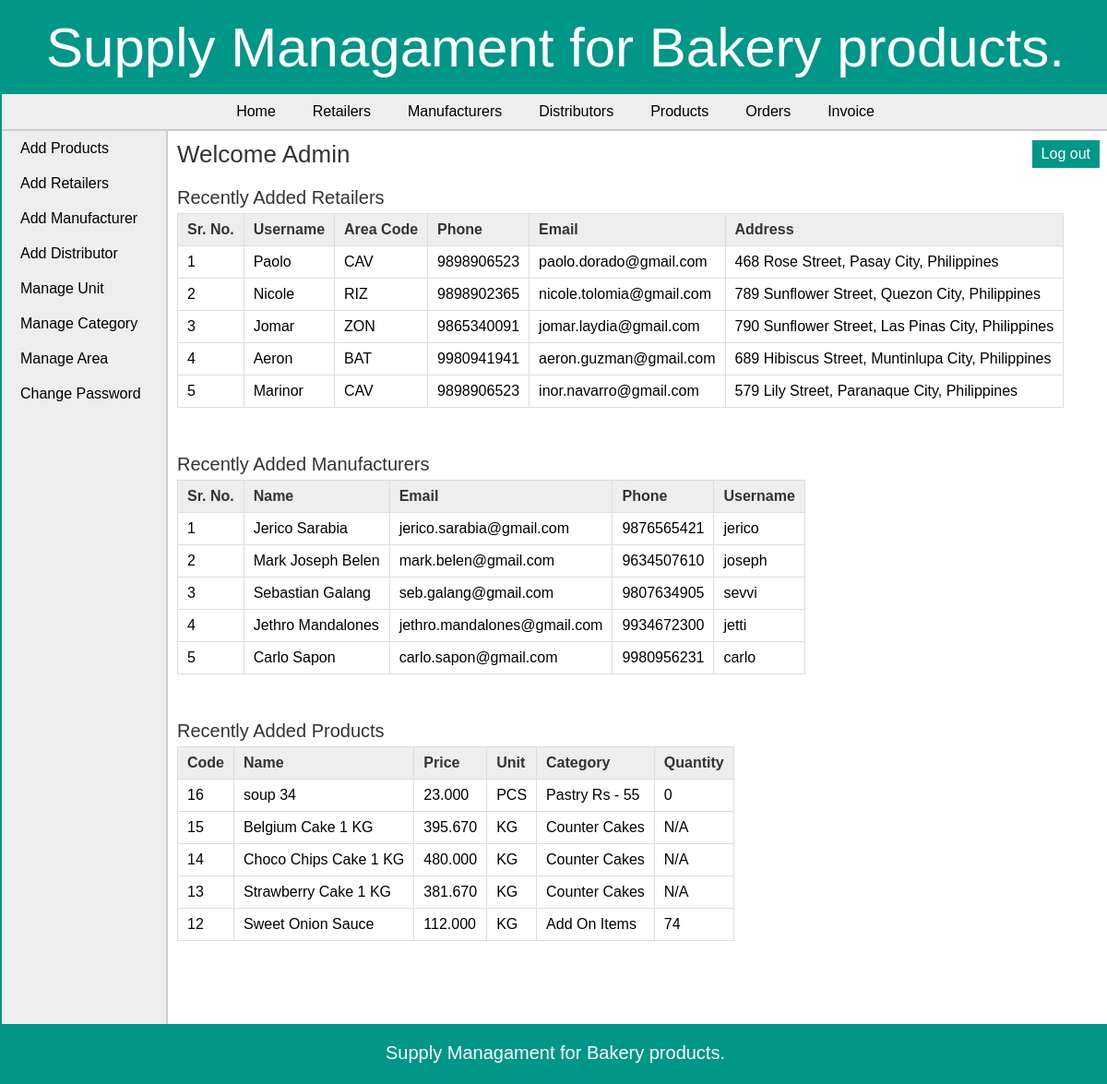
The page /admin/index.php (signed in) on the database its author committed.
### tables this page shows
CREATE TABLE `retailer` (
  `retailer_id` int(11) NOT NULL,
  `username` varchar(25) NOT NULL,
  `password` varchar(25) NOT NULL,
  `address` varchar(200) NOT NULL,
  `area_id` int(11) NOT NULL,
  `phone` varchar(10) NOT NULL,
  `email` varchar(50) DEFAULT NULL
);

CREATE TABLE `area` (
  `area_id` int(11) NOT NULL,
  `area_name` varchar(50) NOT NULL,
  `area_code` varchar(10) NOT NULL
);

CREATE TABLE `manufacturer` (
  `man_id` int(11) NOT NULL,
  `man_name` varchar(25) NOT NULL,
  `man_email` varchar(50) DEFAULT NULL,
  `man_phone` varchar(10) NOT NULL,
  `username` varchar(20) NOT NULL,
  `password` varchar(20) NOT NULL
);

CREATE TABLE `products` (
  `pro_id` int(11) NOT NULL,
  `pro_name` varchar(25) NOT NULL,
  `pro_desc` text DEFAULT NULL,
  `pro_price` decimal(10,3) NOT NULL,
  `unit` int(11) NOT NULL,
  `pro_cat` int(11) NOT NULL,
  `quantity` int(6) DEFAULT NULL
);

CREATE TABLE `unit` (
  `id` int(11) NOT NULL,
  `unit_name` varchar(20) NOT NULL,
  `unit_details` text DEFAULT NULL
);

CREATE TABLE `categories` (
  `cat_id` int(11) NOT NULL,
  `cat_name` varchar(25) NOT NULL,
  `cat_details` text DEFAULT NULL
);

### admin/index.php (the view, shortened to what this page needs)
<?php
	include("../includes/config.php");
	if(isset($_SESSION['admin_login'])) {
		if($_SESSION['admin_login'] == true) {
			$query_selectRetailer = "SELECT * FROM retailer,area WHERE retailer.area_id=area.area_id ORDER BY retailer_id DESC LIMIT 5";
			$result_selectRetailer = mysqli_query($con,$query_selectRetailer);
			$query_selectManufacturer = "SELECT * FROM manufacturer ORDER BY man_id DESC LIMIT 5";
			$result_selectManufacturer = mysqli_query($con,$query_selectManufacturer);
			$query_selectProducts = "SELECT * FROM products,categories,unit WHERE products.pro_cat=categories.cat_id AND products.unit=unit.id ORDER BY pro_id DESC LIMIT 5";
			$result_selectProducts = mysqli_query($con,$query_selectProducts);
		}
		else {
			header('Location:../index.php');
		}
	}
	else {
		header('Location:../index.php');
	}
?>
<!DOCTYPE html>
<html>
<head>
	<link rel="stylesheet" href="../includes/main_style.css" >
</head>
<body>
	<?php
		include("../includes/header.inc.php");
		include("../includes/nav_admin.inc.php");
		include("../includes/aside_admin.inc.php");
	?>
	<section>
		<h1>Welcome Admin</h1>
		<article>
			<h2>Recently Added Retailers</h2>
			<table class="table_displayData">
				<tr>
					<th>Sr. No.</th>
					<th>Username</th>
					<th>Area Code</th>
					<th>Phone</th>
					<th>Email</th>
					<th>Address</th>
				</tr>
				<?php $i=1; while($row_selectRetailer = mysqli_fetch_array($result_selectRetailer)) { ?>
				<tr>
					<td> <?php echo $i; ?> </td>
					<td> <?php echo $row_selectRetailer['username']; ?> </td>
					<td> <?php echo $row_selectRetailer['area_code']; ?> </td>
					<td> <?php echo $row_selectRetailer['phone']; ?> </td>
					<td> <?php echo $row_selectRetailer['email']; ?> </td>
					<td> <?php echo $row_selectRetailer['address']; ?> </td>
				</tr>
				<?php $i++; } ?>
			</table>
		</article>
		<article>
			<h2>Recently Added Manufacturers</h2>
			<table class="table_displayData">
			<tr>
				<th>Sr. No.</th>
				<th>Name</th>
				<th>Email</th>
				<th>Phone</th>
				<th>Username</th>
			</tr>
			<?php $i=1; while($row_selectManufacturer = mysqli_fetch_array($result_selectManufacturer)) { ?>
			<tr>
				<td> <?php echo $i; ?> </td>
				<td> <?php echo $row_selectManufacturer['man_name']; ?> </td>
				<td> <?php echo $row_selectManufacturer['man_email']; ?> </td>
				<td> <?php echo $row_selectManufacturer['man_phone']; ?> </td>
				<td> <?php echo $row_selectManufacturer['username']; ?> </td>
			</tr>
			<?php $i++; } ?>
		</table>
		</article>
		<article>
			<h2>Recently Added Products</h2>
			<table class="table_displayData">
			<tr>
				<th> Code </th>
				<th> Name </th>
				<th> Price </th>
				<th> Unit </th>
				<th> Category </th>
				<th> Quantity </th>
			</tr>
			<?php $i=1; while($row_selectProducts = mysqli_fetch_array($result_selectProducts)) { ?>
			<tr>
				<td> <?php echo $row_selectProducts['pro_id']; ?> </td>
				<td> <?php echo $row_selectProducts['pro_name']; ?> </td>
				<td> <?php echo $row_selectProducts['pro_price']; ?> </td>
				<td> <?php echo $row_selectProducts['unit_name']; ?> </td>
				<td> <?php echo $row_selectProducts['cat_name']; ?> </td>
				<td> <?php if($row_selectProducts['quantity'] == NULL){ echo "N/A";} else {echo $row_selectProducts['quantity'];} ?> </td>
			</tr>
			<?php $i++; } ?>
		</table>
		</article>
	</section>
	<?php
		include("../includes/footer.inc.php");
	?>
</body>
</html>

### includes/main_style.css (style rules this page uses)
* { font-family: arial,sans-serif; margin:0px; padding:0px; }
body { width:1200px; margin:auto; border:2px solid #009688; }
section { width:1000px; padding:10px; padding-bottom:40px; }
section h1 { margin-bottom:10px; font-weight:normal; color:#333; font-size: 26px; }
article { margin-top:20px; margin-bottom:50px; }
article h2 { margin-bottom:5px; font-weight:normal; color:#333; font-size: 20px; }
table { border-collapse: collapse; }
.table_displayData td, .table_displayData th { border:1px solid #ddd; padding: 8px 10px; text-align: left; }
.table_displayData th { background-color:#eee; color:#333; }

### rows shown on the page
retailer: username "Paolo", area.area_code "CAV", phone "9898906523", email "paolo.dorado@gmail.com", address "468 Rose Street, Pasay City, Philippines"
retailer: username "Nicole", area.area_code "RIZ", phone "9898902365", email "nicole.tolomia@gmail.com", address "789 Sunflower Street, Quezon City, Philippines"
retailer: username "Jomar", area.area_code "ZON", phone "9865340091", email "jomar.laydia@gmail.com", address "790 Sunflower Street, Las Pinas City, Philippines"
retailer: username "Aeron", area.area_code "BAT", phone "9980941941", email "aeron.guzman@gmail.com", address "689 Hibiscus Street, Muntinlupa City, Philippines"
retailer: username "Marinor", area.area_code "CAV", phone "9898906523", email "inor.navarro@gmail.com", address "579 Lily Street, Paranaque City, Philippines"
manufacturer: man_name "Jerico Sarabia", man_email "jerico.sarabia@gmail.com", man_phone "9876565421", username "jerico"
manufacturer: man_name "Mark Joseph Belen", man_email "mark.belen@gmail.com", man_phone "9634507610", username "joseph"
manufacturer: man_name "Sebastian Galang", man_email "seb.galang@gmail.com", man_phone "9807634905", username "sevvi"
manufacturer: man_name "Jethro Mandalones", man_email "jethro.mandalones@gmail.com", man_phone "9934672300", username "jetti"
manufacturer: man_name "Carlo Sapon", man_email "carlo.sapon@gmail.com", man_phone "9980956231", username "carlo"
products: pro_id "16", pro_name "soup 34", pro_price "23.000", unit.unit_name "PCS", pro_cat.cat_name "Pastry Rs - 55", quantity "0"
products: pro_id "15", pro_name "Belgium Cake 1 KG", pro_price "395.670", unit.unit_name "KG", pro_cat.cat_name "Counter Cakes", shows "N/A"
products: pro_id "14", pro_name "Choco Chips Cake 1 KG", pro_price "480.000", unit.unit_name "KG", pro_cat.cat_name "Counter Cakes", shows "N/A"
products: pro_id "13", pro_name "Strawberry Cake 1 KG", pro_price "381.670", unit.unit_name "KG", pro_cat.cat_name "Counter Cakes", shows "N/A"
products: pro_id "12", pro_name "Sweet Onion Sauce", pro_price "112.000", unit.unit_name "KG", pro_cat.cat_name "Add On Items", quantity "74"
